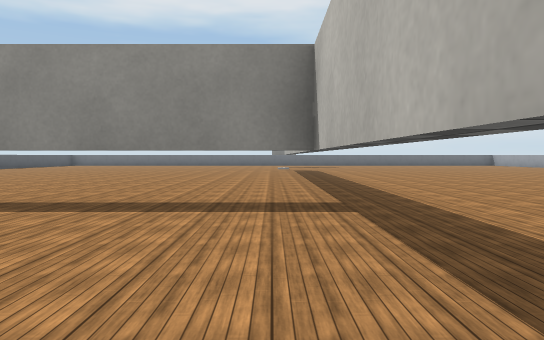
[1] (above)

19 first-person views from a walk through a robot-simulator world made for Webots. The camera is 0.44 m above the floor, tilts 2° down and sees 70° across. The floor is counted in squares, 1 m on a side. Each view is taken from the middle of a square. On the plan, view 1 faces up. The plan holds only what a view shows up to about 9 squares ahead; the rest is blank. Robots are left out. Webots' stock objects and surfaces are drawn as simple stand-ins.

[2]
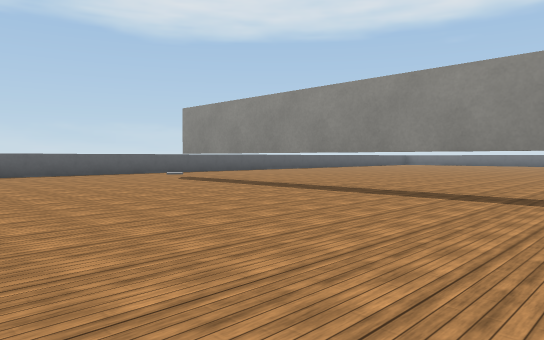

[3]
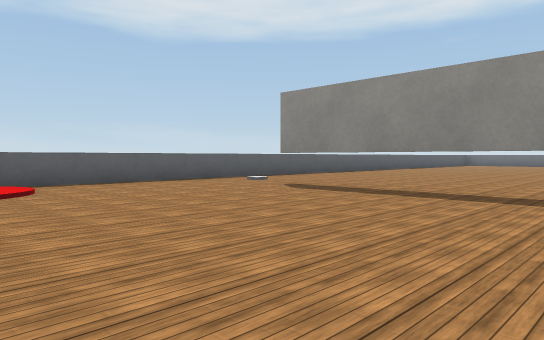

[4]
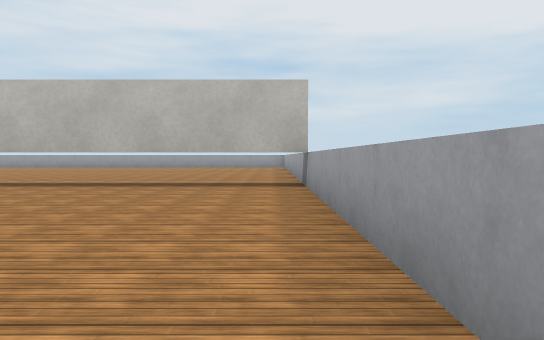

[5]
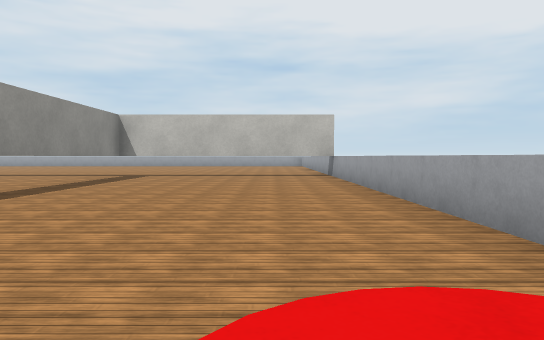

[6]
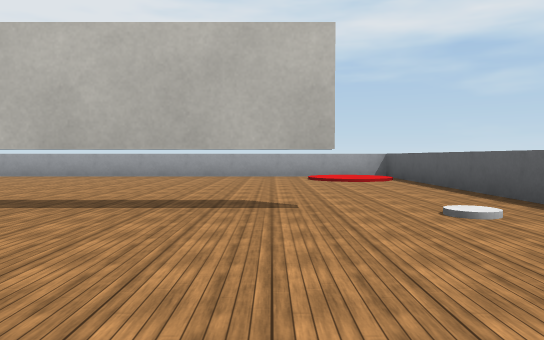

[7]
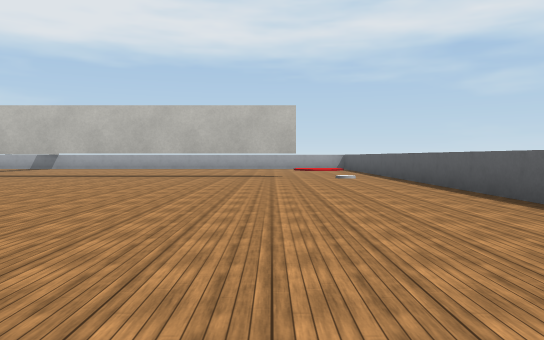

[8]
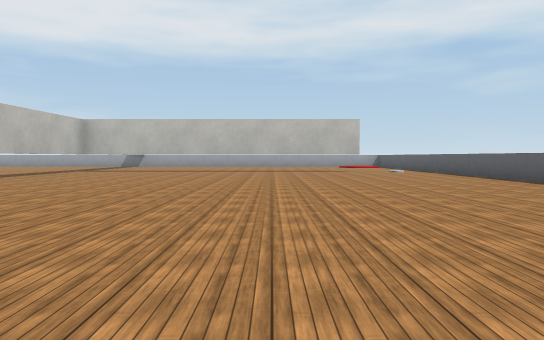

[9]
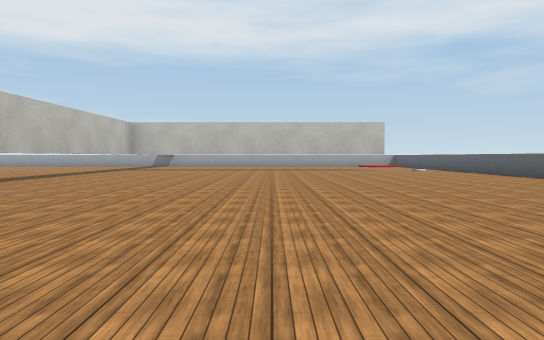

[10]
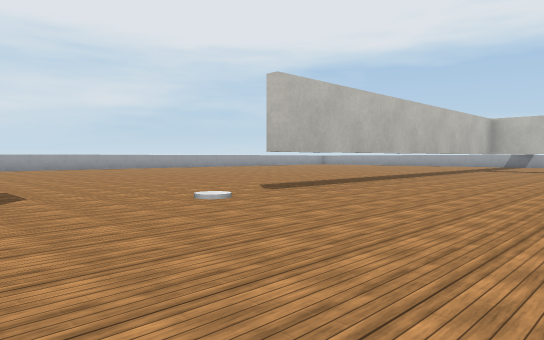

[11]
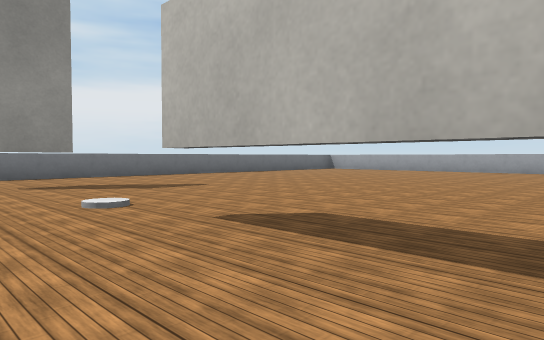

[12]
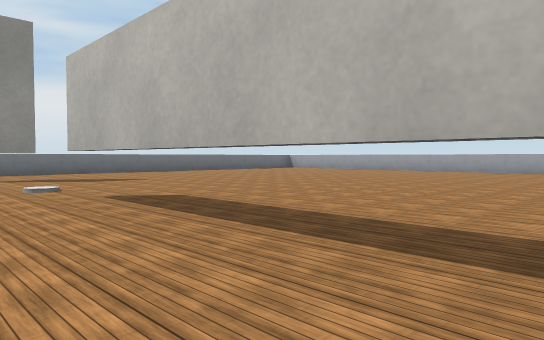

[13]
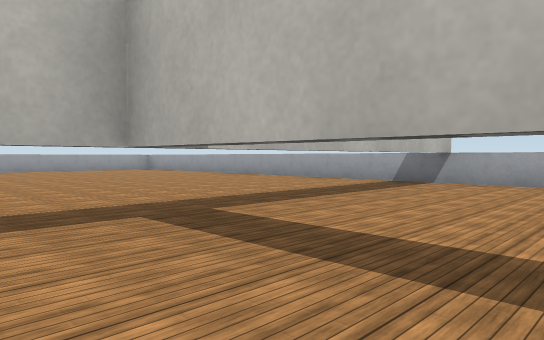

[14]
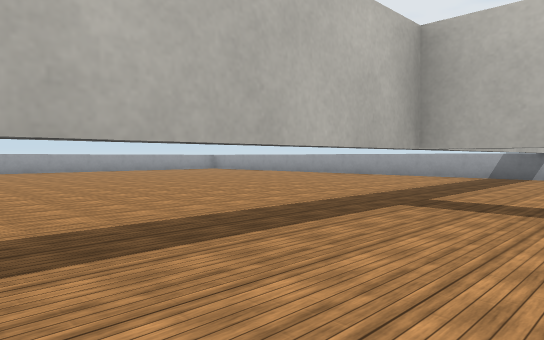

[15]
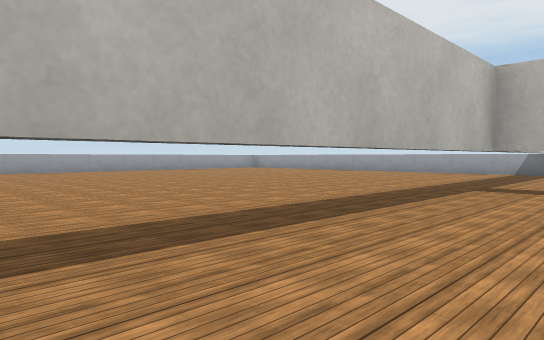

[16]
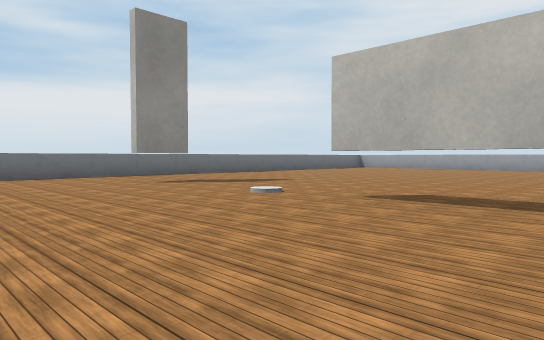

[17]
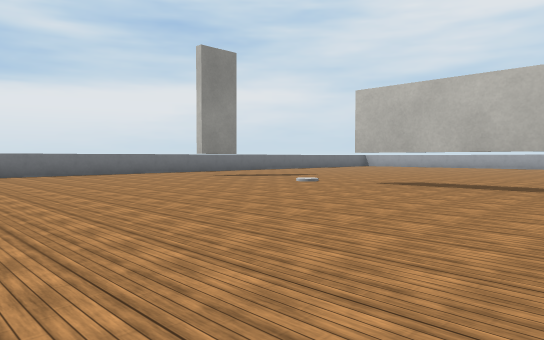

[18]
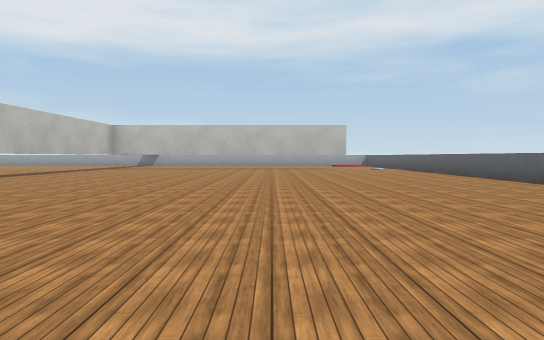

[19]
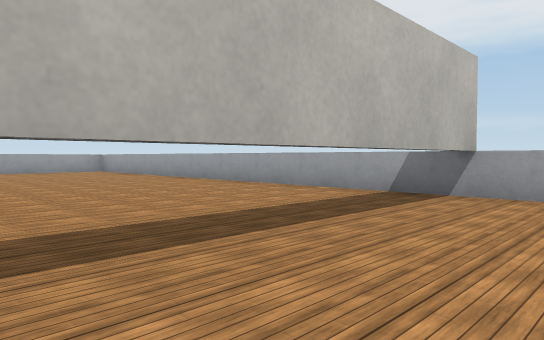

### Floor plan
Key: @ floor where view 1 was taken; # wall or solid block; . main floor; : floor 0.05 m higher than the main floor; T thing the floor can be seen under or through.
Columns run from 10 left of view 1 to 8 right of it. Each row starts with its distance up from view 1.
 19        #######
 18        .......
 17      ..........
 16     ......##....
 15    ..............
 14    ...............
 13   .................
 12  ..........T.......
 11  ..........T.......
 10 #..........T.......
  9 #..........T......
  8 #..........T......
  7 #..........T.......
  6 #..........T.......
  5 #..........T.......
  4 #..TTTTTTTT........
  3 #..........T.......
  2 #..........T......
  1 #..........T.......
  0 #::.......@T.......
 -1 #::........T......
 -2 ##################

Positions as (right, up) in squares from view 1, and headings:
1: (0, 0), facing up
2: (0, -1), facing up-left
3: (-3, -1), facing up-left
4: (-5, -1), facing right
5: (-9, 0), facing right
6: (-7, 7), facing down
7: (-7, 12), facing down
8: (-5, 15), facing down
9: (-4, 16), facing down
10: (-3, 16), facing down-right
11: (-1, 10), facing up-right
12: (-1, 8), facing up-right
13: (-2, 5), facing down-right
14: (-1, 7), facing down-right
15: (-1, 9), facing down-right
16: (-3, 10), facing up-right
17: (-5, 9), facing up-right
18: (-5, 17), facing down
19: (-1, 3), facing down-right
